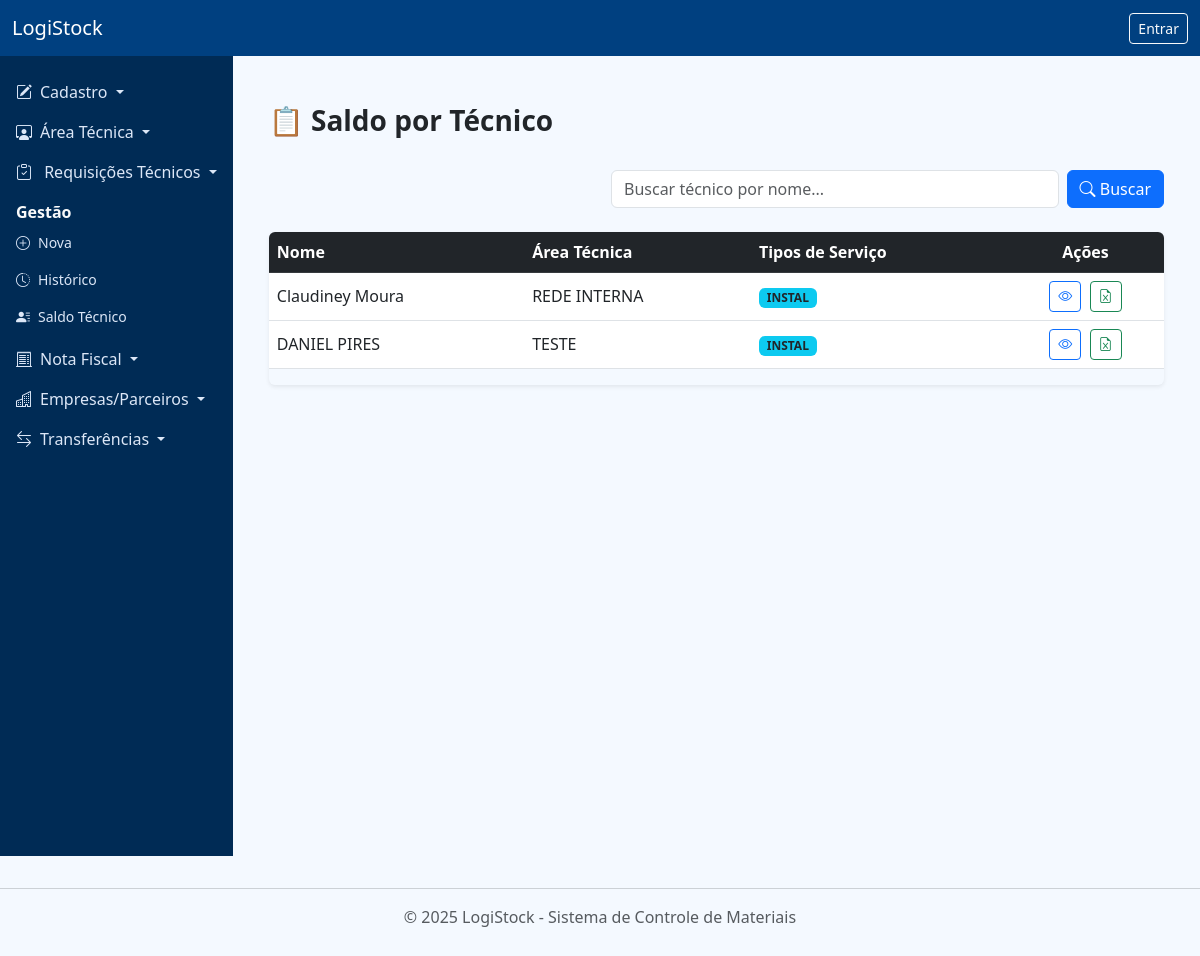
The page /saldo_tecnico/saldo_tecnico on the database its author committed.
### app/models.py (models this page shows, shortened)
class Tecnico(db.Model):
    __tablename__ = 'tecnicos'
    id = db.Column(db.Integer, primary_key=True)
    nome = db.Column(db.String(150), nullable=False)
    matricula = db.Column(db.String(50), unique=True, nullable=False)
    cpf = db.Column(db.String(20), unique=True, nullable=False)
    telefone = db.Column(db.String(20))
    email = db.Column(db.String(100))
    area_tecnica = db.Column(db.String(100))
    status = db.Column(db.String(20), default='Ativo')
    estoque_tecnico = db.relationship('EstoqueTecnico', backref='tecnico_rel', lazy=True)

class TipoServico(db.Model):
    __tablename__ = 'tipos_servico'
    id = db.Column(db.Integer, primary_key=True)
    nome = db.Column(db.String(100), unique=True, nullable=False)
    empresa = db.Column(db.String(100))
    itens = db.relationship('Item', backref='tipo_servico_rel', lazy=True)

### app/routes/saldo_tecnico.py (the view)
@bp.route('/saldo_tecnico')
def exibir_saldo():
    termo_busca = request.args.get('tecnico', '').strip()
    tecnicos = Tecnico.query.order_by(Tecnico.nome).all()
    if termo_busca:
        tecnicos = [t for t in tecnicos if termo_busca.lower() in t.nome.lower()]
    return render_template('saldo_tecnico.html', tecnicos=tecnicos, termo_busca=termo_busca)

### app/templates/saldo_tecnico.html
{% extends 'base.html' %}
{% block content %}
<div class="container mt-4">
  <div class="d-flex justify-content-between align-items-center mb-4">
    <h3 class="fw-bold">📋 Saldo por Técnico</h3>
  </div>
  <form method="get" class="mb-4 d-flex justify-content-end gap-2" action="{{ url_for('saldo_tecnico.exibir_saldo') }}">
    <input type="text"
           name="tecnico"
           class="form-control w-50"
           placeholder="Buscar técnico por nome..."
           value="{{ termo_busca }}">
    <button type="submit" class="btn btn-primary">
      <i class="bi bi-search"></i> Buscar
    </button>
  </form>
  <div class="table-responsive shadow-sm rounded">
    <table class="table table-hover align-middle">
      <thead class="table-dark">
        <tr>
          <th>Nome</th>
          <th>Área Técnica</th>
          <th>Tipos de Serviço</th>
          <th class="text-center">Ações</th>
        </tr>
      </thead>
      <tbody>
        {% for tecnico in tecnicos %}
        <tr>
          <td class="text-capitalize">{{ tecnico.nome }}</td>
          <td class="text-uppercase">{{ tecnico.area_tecnica or '-' }}</td>
          <td>
            {% set nomes_tipos = tecnico.estoque_tecnico | map(attribute='tipo_servico.nome') | list %}
            {% for tipo in nomes_tipos | unique %}
              <span class="badge bg-info text-dark me-1">{{ tipo }}</span>
            {% endfor %}
          </td>
          <td class="text-center">
            <a href="{{ url_for('saldo_tecnico.saldo_detalhado', id_tecnico=tecnico.id) }}"
               class="btn btn-sm btn-outline-primary me-1"
               title="Visualizar saldo">
              <i class="bi bi-eye"></i>
            </a>
            <a href="{{ url_for('saldo_tecnico.exportar_saldo_tecnico', id_tecnico=tecnico.id) }}"
               class="btn btn-sm btn-outline-success"
               title="Exportar Excel">
              <i class="bi bi-file-earmark-excel"></i>
            </a>
          </td>
        </tr>
        {% endfor %}
      </tbody>
    </table>
  </div>
</div>
{% endblock %}

### app/static/css/custom.css (style rules this page uses)
body { background-color: #f4f9ff; font-family: 'Segoe UI', sans-serif; }

### app/templates/base.html (style rules this page uses)
body { display: flex; min-height: 100vh; flex-direction: column; margin: 0; }

### rows shown on the page
Tecnico: nome "Claudiney Moura", area_tecnica "REDE INTERNA"
TipoServico: nome "INSTAL"
Tecnico: nome "DANIEL PIRES", area_tecnica "TESTE"
